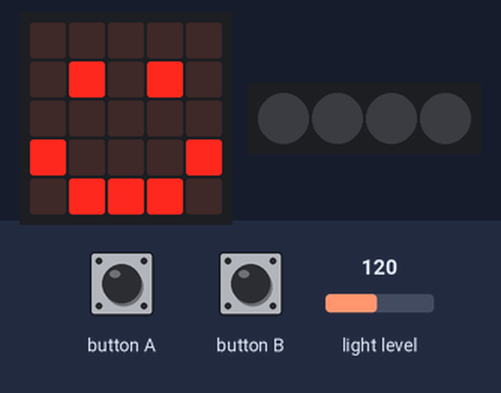
A program run on a simulated BBC micro:bit (MakeCode). On the bench: the board's 5×5 LED display, 4 RGB LEDs in strip order, left to right. The test bench sets the inputs (shaded band); at power-on: light level 120. Dim RGB values are drawn brighter than linear.

Above: at 1.8 s.
1.9 s: button A pressed for 0.15 s
At 4.1 s:
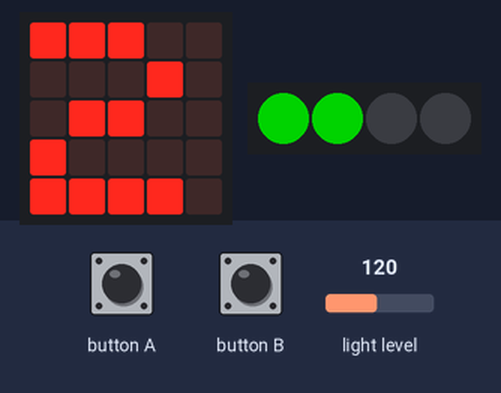
5.0 s: button B pressed for 0.15 s
At 6.3 s:
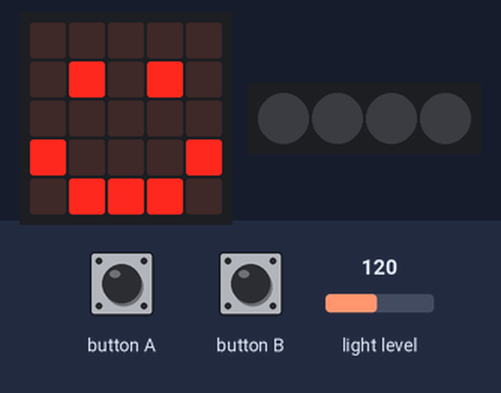
6.6 s: button A pressed for 0.15 s
At 7.3 s:
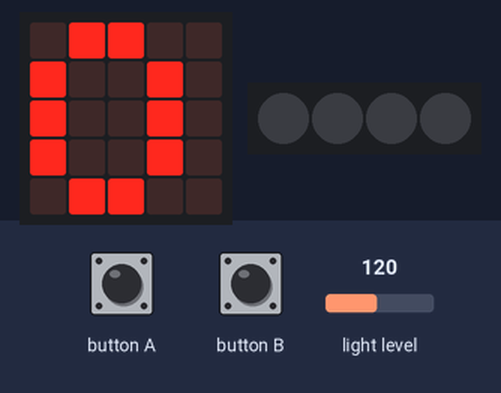
Timing chart, 0 to 9.8 s (numbered marks = the images above; inputs shaded):
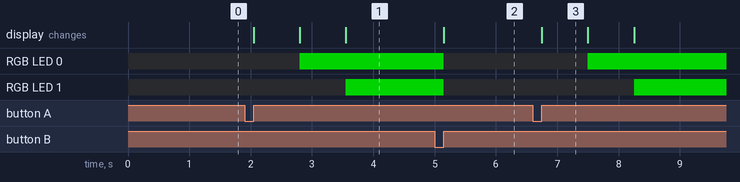

Measured:
- after the input at 1.9 s, RGB LED 0: off → RGB(0, 127, 0) after 0.90 s; RGB LED 1: off → RGB(0, 127, 0) after 1.7 s; the display: first changes after 0.15 s (image 1 shows a later state)
- after the input at 5.0 s, RGB LED 0, RGB LED 1: RGB(0, 127, 0) → off after 0.15 s; the display: changes after 0.15 s (image 2)
- after the input at 6.6 s, RGB LED 0: off → RGB(0, 127, 0) after 0.90 s; RGB LED 1: off → RGB(0, 127, 0) after 1.7 s; the display: changes after 0.15 s (image 3)
- what the display in image 3 shows lasts 0.7 s, from 6.8 s to 7.5 s

The program:

main.ts
```typescript
// (licence header left out)
// variables
let lightvalue: number = 0
let neopixelStrip: neopixel.Strip = null

// screen setup
basic.clearScreen()
lightvalue = input.lightLevel()
neopixelStrip = neopixel.create(DigitalPin.P16, 4, NeoPixelMode.RGB)
neopixelStrip.setPixelColor(0, neopixel.colors(NeoPixelColors.Black))
neopixelStrip.setPixelColor(1, neopixel.colors(NeoPixelColors.Black))
neopixelStrip.setPixelColor(2, neopixel.colors(NeoPixelColors.Black))
neopixelStrip.setPixelColor(3, neopixel.colors(NeoPixelColors.Black))
neopixelStrip.show()
basic.showIcon(IconNames.Happy)

input.onButtonPressed(Button.A, function () {
  // check if <= 51 light level
  lightvalue = input.lightLevel()
  if (lightvalue <= 51) {
    basic.showNumber(1)
    neopixelStrip.setPixelColor(0, neopixel.colors(NeoPixelColors.Black))
  }

  // check if >= 52 light level
  if (lightvalue >= 52) {
    basic.showNumber(0)
    neopixelStrip.setPixelColor(0, neopixel.colors(NeoPixelColors.Green))
    neopixelStrip.show()
  }

  // equal to or more than 104 light
  if (lightvalue >= 104) {
    basic.showNumber(2)
    neopixelStrip.setPixelColor(0, neopixel.colors(NeoPixelColors.Green))
    neopixelStrip.show()
    neopixelStrip.setPixelColor(1, neopixel.colors(NeoPixelColors.Green))
    neopixelStrip.show()
  }

  // 156 or more light
  if (lightvalue >= 156) {
    basic.showNumber(3)
    neopixelStrip.setPixelColor(0, neopixel.colors(NeoPixelColors.Green))
    neopixelStrip.show()
    neopixelStrip.setPixelColor(1, neopixel.colors(NeoPixelColors.Green))
    neopixelStrip.show()
    neopixelStrip.setPixelColor(2, neopixel.colors(NeoPixelColors.Green))
    neopixelStrip.show()
  }

  // if the light value is greater than or equal to
  if (lightvalue >= 208) {
    basic.showNumber(4)
    neopixelStrip.setPixelColor(0, neopixel.colors(NeoPixelColors.Green))
    neopixelStrip.show()
    neopixelStrip.setPixelColor(1, neopixel.colors(NeoPixelColors.Green))
    neopixelStrip.show()
    neopixelStrip.setPixelColor(2, neopixel.colors(NeoPixelColors.Green))
    neopixelStrip.show()
    neopixelStrip.setPixelColor(3, neopixel.colors(NeoPixelColors.Green))
    neopixelStrip.show()
  }
})

// to reset the microbit
input.onButtonPressed(Button.B, function () {
  basic.clearScreen()
  neopixelStrip = neopixel.create(DigitalPin.P16, 4, NeoPixelMode.RGB)
  neopixelStrip.setPixelColor(0, neopixel.colors(NeoPixelColors.Black))
  neopixelStrip.setPixelColor(1, neopixel.colors(NeoPixelColors.Black))
  neopixelStrip.setPixelColor(2, neopixel.colors(NeoPixelColors.Black))
  neopixelStrip.setPixelColor(3, neopixel.colors(NeoPixelColors.Black))
  neopixelStrip.show()
  basic.showIcon(IconNames.Happy)
})
```
